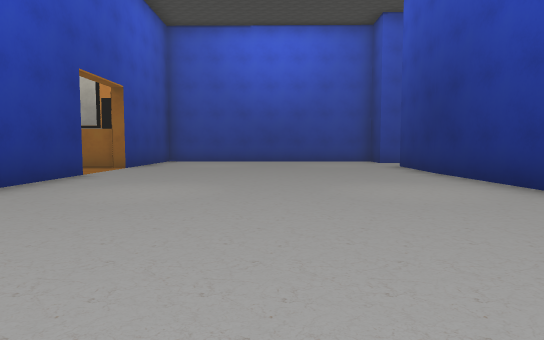
[1] (above)

24 first-person views from a walk through a 3-D level made in the Unity game engine. The camera is 1.2 m above the floor, tilts 4° down and sees 75° across. The floor is counted in squares, 2 m on a side. Each view is taken from the middle of a square. On the plan, view 1 faces up. The plan holds only what a view shows up to about 10 squares ahead; the rest is blank. The place goes on beyond the plan. The player character is not drawn. Door leaves are left out, so doorways stand open. Some surface patterns are stand-ins.

[2]
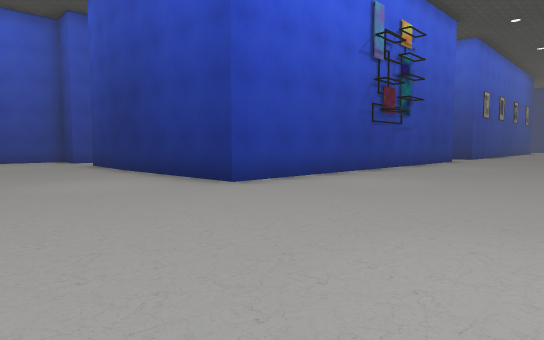

[3]
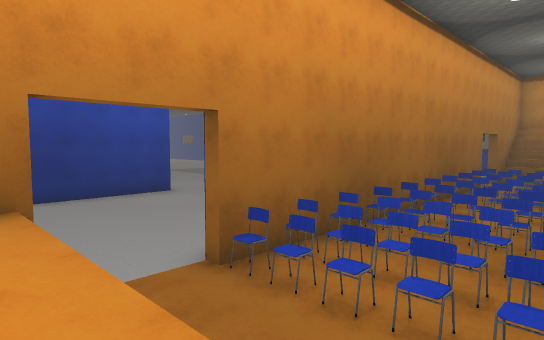

[4]
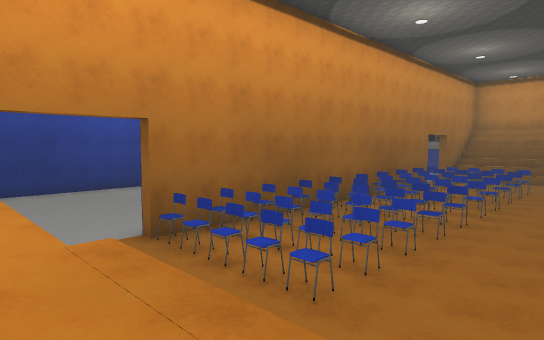

[5]
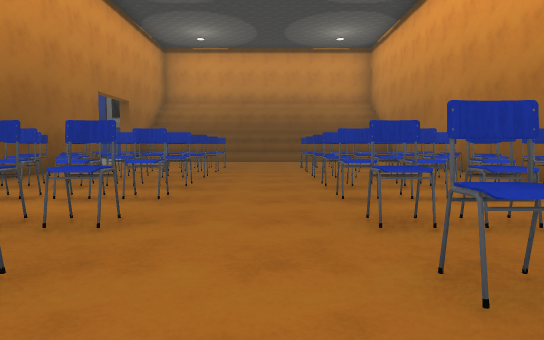

[6]
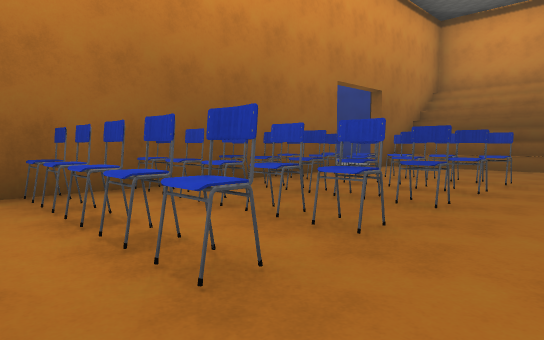

[7]
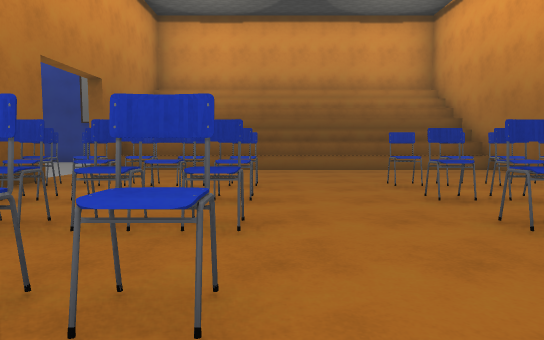

[8]
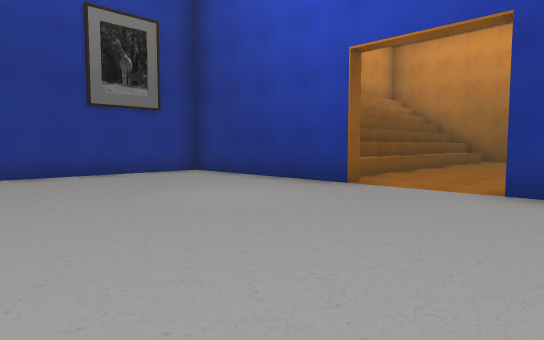

[9]
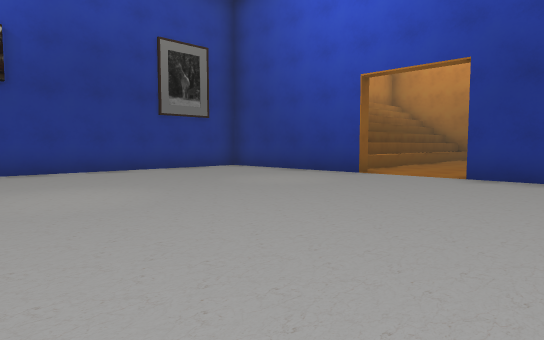

[10]
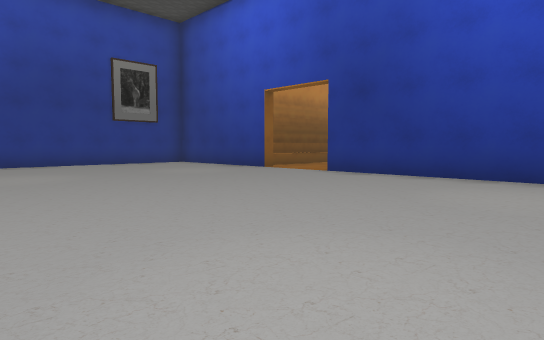

[11]
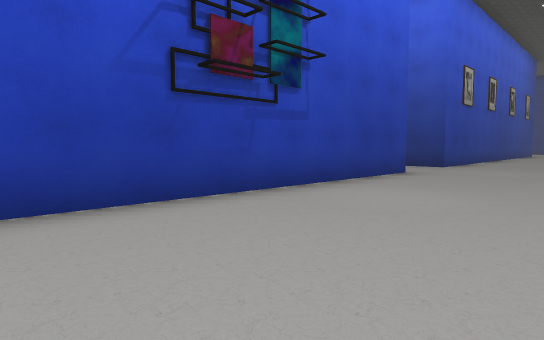

[12]
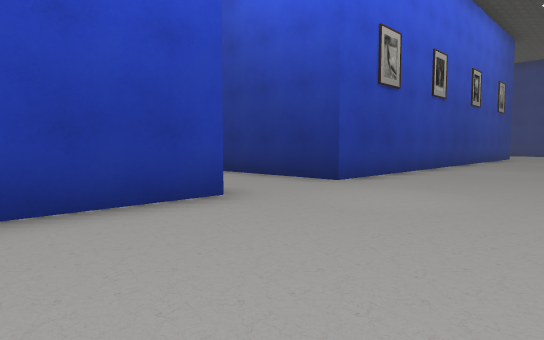

[13]
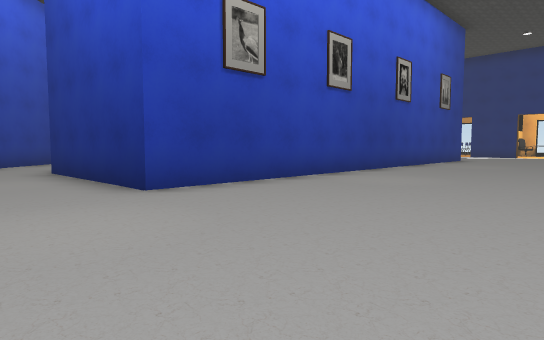

[14]
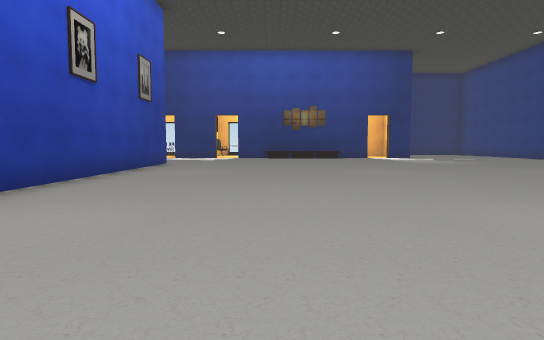

[15]
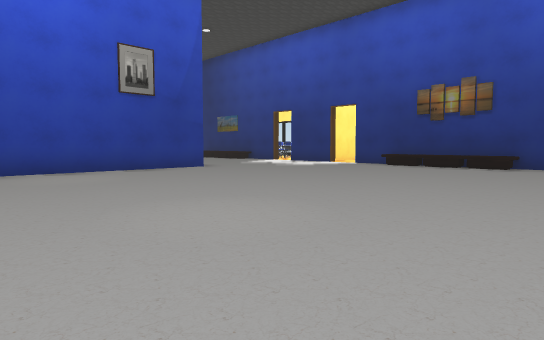

[16]
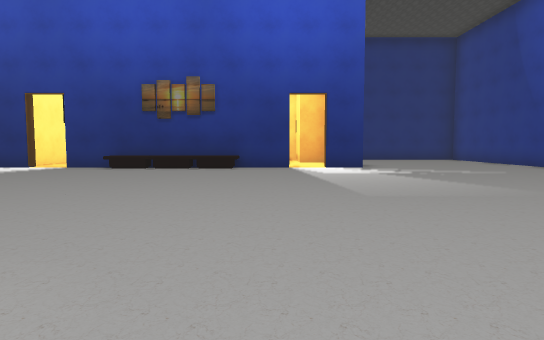

[17]
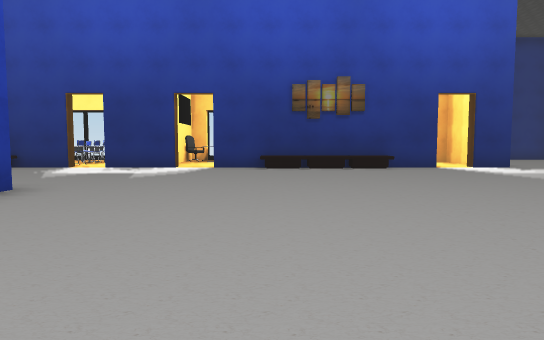

[18]
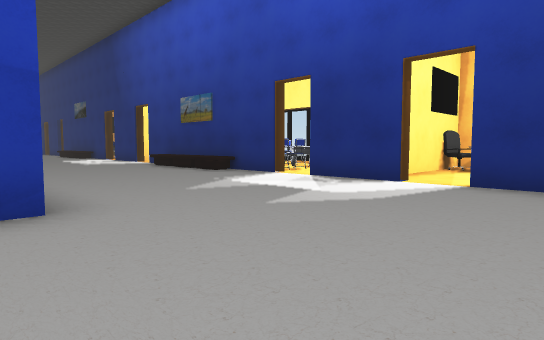

[19]
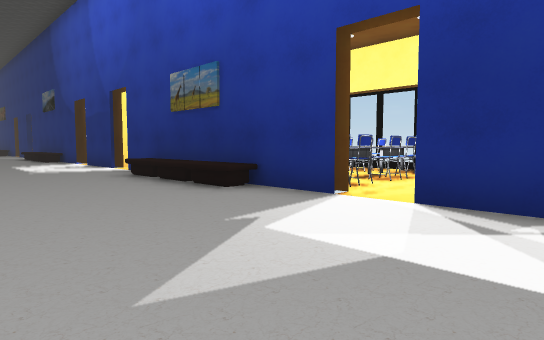

[20]
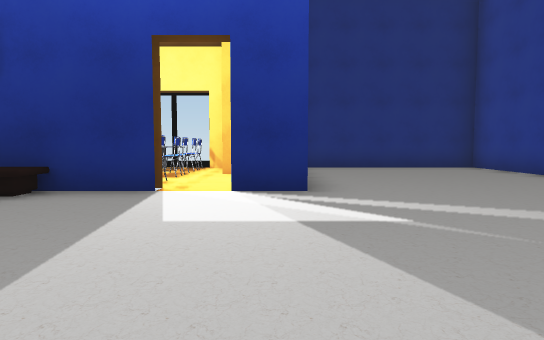

[21]
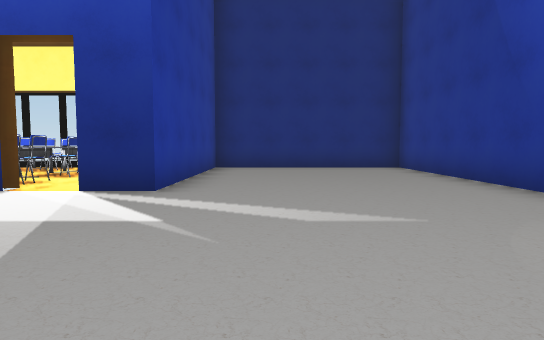

[22]
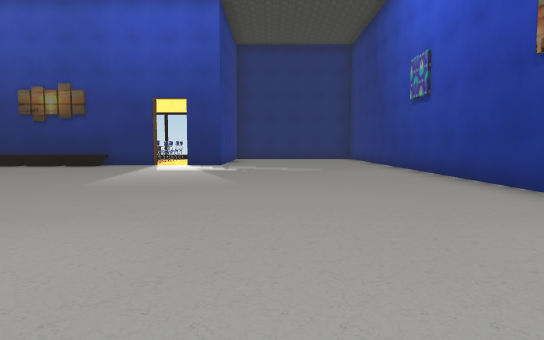

[23]
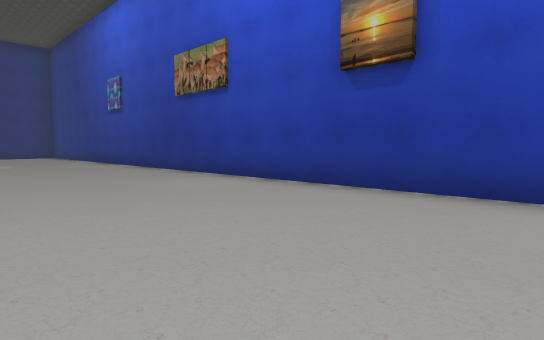

[24]
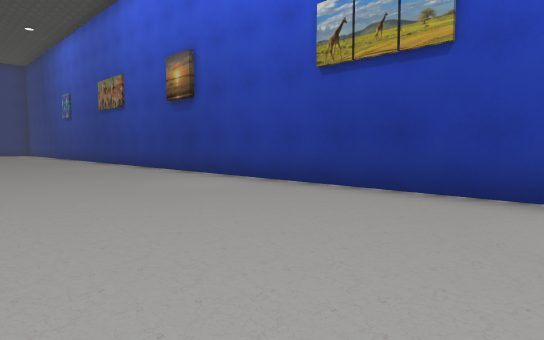

### Floor plan
Points are (right, up) in squares from view 1. A wall is a line through its corners. A room is listed if a view was taken in it or the views show most of it. See-through windows are left out.
Room 1 (views 1, 2, 3, 4, 5, 6, 7, 8, 9, 10, 11, 12, 13, 14, 15, 16, 17, 18, 19, 20, 21, 22, 23, 24)
walls: (13.6, 3.4) (3.6, 3.6) (3.4, 10); (16.2, 11.1) (15.5, 10.4); (15.5, -11.5) (38.6, -11.5) (38.6, -6.5) (33.6, -6.5) (33.6, -5.4); (28.9, 3.5) (16.1, 3.5) (16, 7.7); (33.6, 0.4) (33.6, 1.6); (33.6, 2.5) (33.6, 4.6); (-3.8, -0.9) (-3.8, -5); (33.6, -4.5) (33.6, -2.4); (33.6, 6.4) (33.6, 7.5); (-4.2, -5) (-4.2, 7.2) (-3.8, 7.2) (-3.8, 4.9); (-3.8, 10) (-3.8, 9.3) (-4.2, 9.3); (33.6, 10.4) (33.6, 11.6); (33.6, 12.6) (33.6, 13.5); (33.9, 12.5) (33.9, 13.2); (38.3, 3.1) (35.3, 3.2); (38.6, -2.8) (38.6, -1.6); (38.6, -4.4) (38.6, -3.1); (38.6, 6.5) (38.6, 7.8); (-10.5, -8.1) (-4.2, -8.1) (-4.2, -7.1) (-3.8, -7.1) (-3.8, -11.5) (2, -11.5); (-10.5, -8.6) (-6.6, -8.6)
low walls: (-10.5, -7.6) (-4.1, -7.6)
ways out: open door at (34, -5); open door at (34, 2.5); open door at (34, 5); open door at (34, 12.5)
objects: chair (-10, -4); chair (-10, -3); chair (-10, -1); chair (-10, 0); chair (-10, 1); chair (-10, 2); chair (-10, 3) to (-10, 4); chair (-8, -2); chair (-8, 2); chair (-7, -4); chair (-7, -3); chair (-7, -1); chair (-7, 0); chair (-7, 1); chair (-7, 2); chair (-7, 3) to (-7, 4); chair (-7, 5); chair (-7, 6); chair (-7, 7); chair (-6, -4); chair (-6, -3); chair (-6, -1); chair (-6, 0); chair (-6, 1); chair (-6, 2); chair (-6, 3) to (-6, 4); chair (-6, 5); chair (-6, 6); chair (-6, 7); chair (-5, -4); other object (-5, -3); chair (-5, -2); chair (-5, 0); chair (-5, 1); chair (-5, 2); chair (-5, 4); chair (-5, 5); chair (-5, 6); chair (-5, 7); other object (33, -3) to (33, 0); other object (33, 7) to (33, 10); other object (34, -4) to (35, -3); other object (34, 6) to (35, 7); other object (36, -4) to (36, -3); other object (36, -2); other object (36, 6) to (36, 7); other object (36, 8); other object (37, -4) to (38, -3); other object (37, -2) to (38, -2); chair (37, 3); other object (37, 6) to (38, 7); other object (37, 8) to (38, 8)

Positions as (right, up) in squares from view 1, and headings:
1: (0, 0), facing up
2: (0, -1), facing up-right
3: (-8, 10), facing down-right
4: (-10, 10), facing down-right
5: (-9, 5), facing down
6: (-9, 2), facing down-right
7: (-8, 1), facing down
8: (1, -4), facing down-left
9: (3, -3), facing down-left
10: (3, 0), facing down-left
11: (6, 0), facing up-right
12: (11, 0), facing up-right
13: (14, -1), facing up-right
14: (17, 0), facing right
15: (23, -5), facing up-right
16: (24, -4), facing right
17: (24, 0), facing right
18: (28, 0), facing up-right
19: (30, 3), facing up-right
20: (29, -6), facing right
21: (29, -8), facing right
22: (23, -8), facing right
23: (20, -7), facing down-right
24: (15, -7), facing down-right
